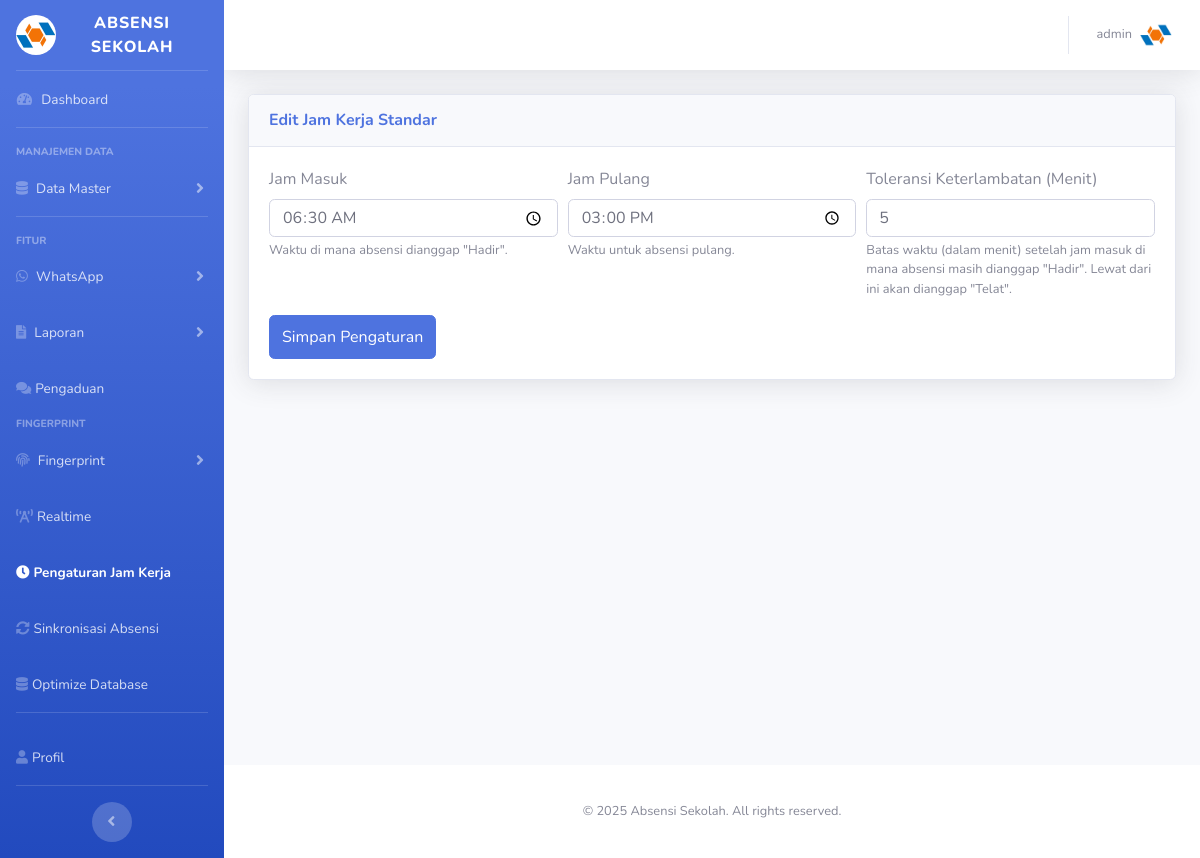
Screenshot of /admin/pengaturan_jam_kerja.php (signed in) with the database file from the repository.
### tables this page shows
CREATE TABLE `tbl_jam_kerja` (
  `id` int(11) NOT NULL,
  `nama_jam_kerja` varchar(100) NOT NULL,
  `jam_masuk` time NOT NULL,
  `jam_pulang` time NOT NULL,
  `toleransi_telat_menit` int(11) NOT NULL DEFAULT '0',
  `created_at` timestamp NOT NULL DEFAULT CURRENT_TIMESTAMP,
  `updated_at` timestamp NOT NULL DEFAULT CURRENT_TIMESTAMP ON UPDATE CURRENT_TIMESTAMP
);

### admin/pengaturan_jam_kerja.php (the view, shortened to what this page needs)
<?php
include '../includes/db.php';
try {
    $stmt = $conn->query("SELECT * FROM tbl_jam_kerja WHERE id = 1");
    $jam_kerja = $stmt->fetch(PDO::FETCH_ASSOC);
} catch (PDOException $e) {
    if ($e->getCode() == '42S02') {
        try {
            $sql = file_get_contents('../migrations/001_create_jam_kerja_table.sql');
            $conn->exec($sql);
            $stmt = $conn->query("SELECT * FROM tbl_jam_kerja WHERE id = 1");
            $jam_kerja = $stmt->fetch(PDO::FETCH_ASSOC);
            $success = "Tabel jam kerja berhasil dibuat dan diinisialisasi.";
        } catch (Exception $ex) {
            $error = "Gagal membuat tabel jam kerja: " . $ex->getMessage();
            $jam_kerja = null;
        }
    } else {
        $error = "Error: " . $e->getMessage();
        $jam_kerja = null;
    }
}
include '../templates/header.php';
include '../templates/sidebar.php';
?>
<div id="content-wrapper" class="d-flex flex-column">
    <div id="content">
        <?php include '../templates/navbar.php'; ?>
        <div class="container-fluid">
            <?php if ($jam_kerja): ?>
            <div class="card shadow mb-4">
                <div class="card-header py-3">
                    <h6 class="m-0 font-weight-bold text-primary">Edit Jam Kerja Standar</h6>
                </div>
                <div class="card-body">
                    <form method="POST">
                        <div class="form-row">
                            <div class="form-group col-md-4">
                                <label for="jam_masuk">Jam Masuk</label>
                                <input type="time" class="form-control" id="jam_masuk" name="jam_masuk" value="<?= htmlspecialchars($jam_kerja['jam_masuk']) ?>" required>
                                <small class="form-text text-muted">Waktu di mana absensi dianggap "Hadir".</small>
                            </div>
                            <div class="form-group col-md-4">
                                <label for="jam_pulang">Jam Pulang</label>
                                <input type="time" class="form-control" id="jam_pulang" name="jam_pulang" value="<?= htmlspecialchars($jam_kerja['jam_pulang']) ?>" required>
                                <small class="form-text text-muted">Waktu untuk absensi pulang.</small>
                            </div>
                            <div class="form-group col-md-4">
                                <label for="toleransi_telat_menit">Toleransi Keterlambatan (Menit)</label>
                                <input type="number" class="form-control" id="toleransi_telat_menit" name="toleransi_telat_menit" value="<?= htmlspecialchars($jam_kerja['toleransi_telat_menit']) ?>" required>
                                <small class="form-text text-muted">Batas waktu (dalam menit) setelah jam masuk di mana absensi masih dianggap "Hadir". Lewat dari ini akan dianggap "Telat".</small>
                            </div>
                        </div>
                        <button type="submit" class="btn btn-primary">Simpan Pengaturan</button>
                    </form>
                </div>
            </div>
            <?php else: ?>
            <div class="alert alert-warning">
                Tidak dapat memuat pengaturan jam kerja. Pastikan tabel <code>tbl_jam_kerja</code> ada dan berisi data.
            </div>
            <?php endif; ?>
        </div>
    </div>
    <?php include __DIR__ . '/../templates/footer.php'; ?>
</div>
</body>
</html>

### assets/css/mobile-enhancements.css (style rules this page uses)
.btn { min-height: 44px; min-width: 44px; }

### rows the page displays
tbl_jam_kerja: jam_masuk "06:30:00", jam_pulang "15:00:00", toleransi_telat_menit "5"
